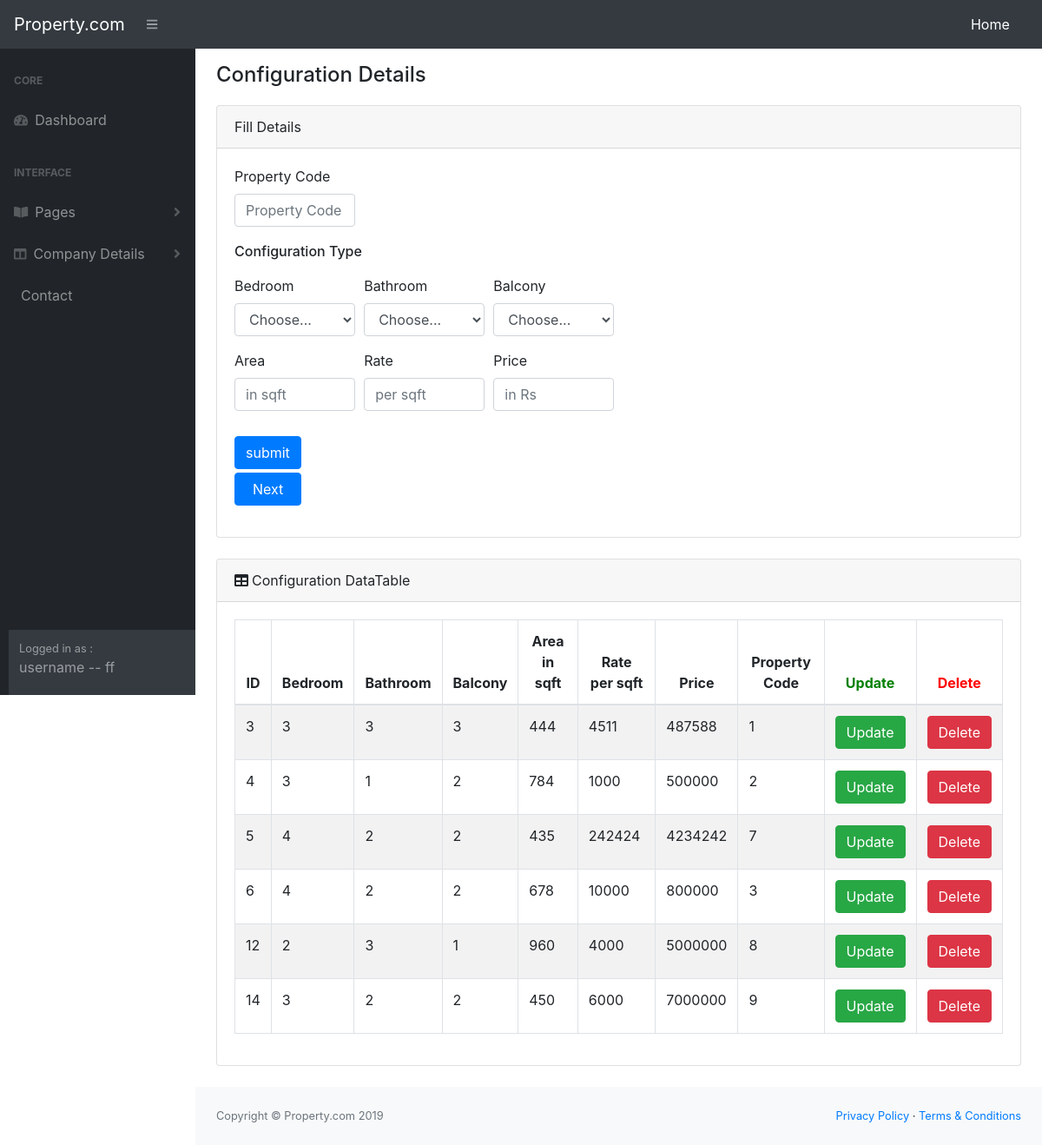
Page /admin_dashboard/dist/config-details.php (signed in) on the committed database.
### tables this page shows
CREATE TABLE `configuration_details` (
  `configuration_id` int(11) NOT NULL,
  `bedroom` varchar(100) NOT NULL,
  `bathroom` varchar(50) NOT NULL,
  `balcony` varchar(50) NOT NULL,
  `conarea` varchar(50) NOT NULL,
  `conrate` varchar(50) NOT NULL,
  `conprice` varchar(50) NOT NULL,
  `pcode` int(11) NOT NULL
);

### admin_dashboard/dist/config-details.php (the view, shortened to what this page needs)
<?php
  include("config.php");
  $result = mysqli_query($mysqli,"select * from configuration_details order by configuration_id asc");
?>
<?php
  include("navbar.php");
?>
<div id="layoutSidenav">
  <?php
    include("sidebar.php");
  ?>
  <div id="layoutSidenav_content">
                  <main>
                    <div class="container-fluid">
                        <h4 class="mt-3" style="margin-bottom: 20px;">Configuration Details</h4>
                            <div class="card mb-4">
                              <div class="card-header">Fill Details</div>
                              <div class="card-body">
                                <form action="config-details-fun.php" method="POST">
                                  <div class="form-row">
                                    <div class="form-group col-md-2">
                                      <label for="pcode">Property Code</label>
                                      <input type="text" class="form-control" name="pcode" id="pcode" placeholder="Property Code">
                                    </div>
                                  </div>
                                  <div class="form-row">
                                    <div class="form-group col-md-6">
                                      <label for="condetails" style="font-weight: 500; margin-bottom:-3px ">Configuration Type
                                      </label>
                                    </div>
                                  </div>
                                  <div class="form-row">
                                    <div class="form-group col-md-2">
                                      <label for="bedroom">Bedroom</label>
                                      <select id="bedroom" class="form-control" name="bedroom" id="bedroom">
                                          <option selected>Choose...</option>
                                      </select>
                                    </div>
                                    <div class="form-group col-md-2">
                                      <label for="bathroom">Bathroom</label>
                                      <select id="bathroom" class="form-control" name="bathroom" id="bathroom">
                                        <option selected>Choose...</option>
                                      </select>
                                    </div>
                                    <div class="form-group col-md-2">
                                      <label for="balcony">Balcony</label>
                                      <select id="balcony" class="form-control" name="balcony" id="balcony">
                                        <option selected>Choose...</option>
                                      </select>
                                    </div>
                                  </div>
                                  <div class="form-row">
                                    <div class="form-group col-md-2">
                                      <label for="conarea">Area</label>
                                      <input type="text" class="form-control" name="conarea" id="conarea" placeholder="in sqft">
                                    </div>
                                    <div class="form-group col-md-2">
                                      <label for="conrate">Rate</label>
                                      <input type="text" class="form-control" name="conrate" id="conrate" placeholder="per sqft">
                                    </div>
                                    <div class="form-group col-md-2">
                                      <label for="conprice">Price</label>
                                      <input type="text" class="form-control" name="conprice" id="conprice" placeholder="in Rs">
                                    </div>
                                  </div>
                                  <input type="submit" class="btn btn-primary" style="margin-top:1.5%;" name="submit2" value="submit">
                                </form>
                                <div class="form-row">
                                  <div class="form-group col-md-2">
                                    <input type="submit" class="btn btn-primary" style="margin-top:4px; padding-left: 20px; padding-right:20px;  text-align: center;" name="next" value="Next"
                                    onclick="location.href='amenities-details.php';">
                                  </div>
                                </div>
                             </div>
                            </div>
                            <div class="card mb-4">
                              <div class="card-header"><i class="fas fa-table mr-1"></i>Configuration DataTable</div>
                                <div class="card-body">
                                  <div class="table-responsive">
                                      <table class="table table-striped table-bordered" width="100%"
                                        cellspacing="0">
                                          <thead>
                                            <tr style="text-align: center;">
                                              <th>ID</th>
                                              <th>Bedroom</th>
                                              <th>Bathroom</th>
                                              <th>Balcony</th>
                                              <th>Area in sqft</th>
                                              <th>Rate per sqft</th>
                                              <th>Price</th>
                                              <th>Property Code</th>
                                              <th style="color:green;">Update</th>
                                              <th style="color:red;">Delete</th>
                                            </tr>
                                          </thead>
                                        <?php
                                        while ($res = mysqli_fetch_array($result))
                                        {
                                        ?>
                                            <tr>
                                              <td><?php echo $res['configuration_id']; ?></td>
                                              <td><?php echo $res['bedroom']; ?></td>
                                              <td><?php echo $res['bathroom']; ?></td>
                                              <td><?php echo $res['balcony']; ?></td>
                                              <td><?php echo $res['conarea']; ?></td>
                                              <td><?php echo $res['conrate']; ?></td>
                                              <td><?php echo $res['conprice']; ?></td>
                                              <td><?php echo $res['pcode']; ?></td>
                                              <td><button class="btn btn-success"><a href="config-update.php?configuration_id=<?php echo
                                              $res['configuration_id']; ?>" class="text-white">Update</a>
                                              </button></td>
                                              <td><button class="btn btn-danger"><a href="config-details-fun.php?configuration_id=<?php echo $res['configuration_id']; ?>" class="text-white">Delete</a>
                                              </button></td>
                                            </tr>
                                        <?php } ?>
                                      </table>
                                  </div>
                                </div>
                            </div>
                    </div>
                </main>
    <?php
      include("admin-panel-footer.php");
    ?>
    </div>
</div>

### rows in the picture
configuration_details: configuration_id "3", bedroom "3", bathroom "3", balcony "3", conarea "444", conrate "4511", conprice "487588", pcode "1"
configuration_details: configuration_id "4", bedroom "3", bathroom "1", balcony "2", conarea "784", conrate "1000", conprice "500000", pcode "2"
configuration_details: configuration_id "5", bedroom "4", bathroom "2", balcony "2", conarea "435", conrate "242424", conprice "4234242", pcode "7"
configuration_details: configuration_id "6", bedroom "4", bathroom "2", balcony "2", conarea "678", conrate "10000", conprice "800000", pcode "3"
configuration_details: configuration_id "12", bedroom "2", bathroom "3", balcony "1", conarea "960", conrate "4000", conprice "5000000", pcode "8"
configuration_details: configuration_id "14", bedroom "3", bathroom "2", balcony "2", conarea "450", conrate "6000", conprice "7000000", pcode "9"

### other values in the picture
$_SESSION['username'] "ff"
